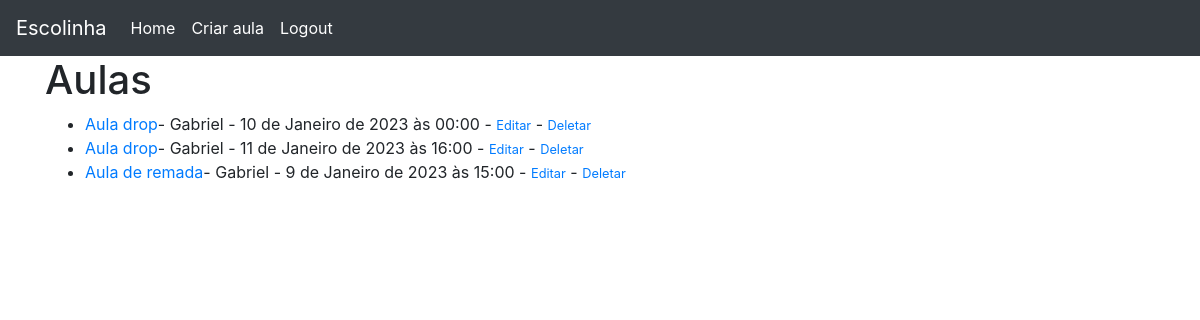
The app's page / (signed in) with its own data.
### control/models.py (models this page shows, shortened)
class Aula(models.Model):
    titulo = models.CharField(max_length=255)
    data = models.DateTimeField()
    instrutor = models.ForeignKey(User, on_delete=models.CASCADE,)

### control/views.py (the view)
# urls.py: path('', HomeView.as_view(), name="home"),
class HomeView(ListView):
    model = Aula
    template_name = 'home.html'
    ordering = ['-id']

### control/templates/home.html
{% extends 'base.html' %}
{% block content %}
<h1>Aulas</h1>
    <ul>
        {% for Aula in object_list %}
            <li>
                <a href="{% url 'checkin' Aula.pk %}">{{Aula.titulo}}</a>- {{Aula.instrutor}} - {{Aula.data}}  {% if user.is_authenticated %}- <small><a href="{% url 'update_aula' Aula.pk %}">Editar</a></small> -  <small><a href="{% url 'delete_aula' Aula.pk %}">Deletar</a></small>{% endif %}
            </li>
        {% endfor %}
    </ul>
{% endblock %}

### records on screen
Aula: titulo "Aula drop", instrutor "Gabriel", data "10 de Janeiro de 2023 às 00:00"
Aula: titulo "Aula drop", instrutor "Gabriel", data "11 de Janeiro de 2023 às 16:00"
Aula: titulo "Aula de remada", instrutor "Gabriel", data "9 de Janeiro de 2023 às 15:00"
